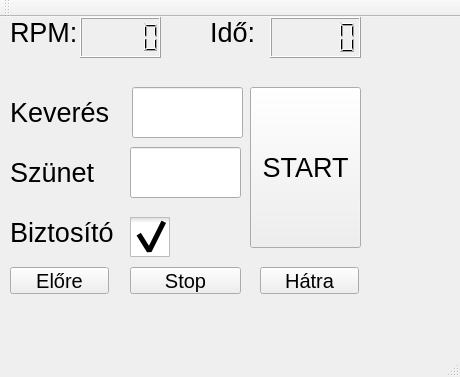
<?xml version="1.0" encoding="UTF-8"?>
<ui version="4.0">
 <class>Palinkafozo</class>
 <widget class="QMainWindow" name="Palinkafozo">
  <property name="geometry">
   <rect>
    <x>0</x>
    <y>0</y>
    <width>460</width>
    <height>377</height>
   </rect>
  </property>
  <property name="font">
   <font>
    <pointsize>20</pointsize>
   </font>
  </property>
  <property name="windowTitle">
   <string>Palinkafozo</string>
  </property>
  <widget class="QWidget" name="centralWidget">
   <widget class="QLCDNumber" name="rpmDisplay">
    <property name="geometry">
     <rect>
      <x>80</x>
      <y>0</y>
      <width>81</width>
      <height>41</height>
     </rect>
    </property>
   </widget>
   <widget class="QLabel" name="rpmLabel">
    <property name="geometry">
     <rect>
      <x>10</x>
      <y>0</y>
      <width>71</width>
      <height>31</height>
     </rect>
    </property>
    <property name="font">
     <font>
      <pointsize>20</pointsize>
     </font>
    </property>
    <property name="text">
     <string>RPM:</string>
    </property>
   </widget>
   <widget class="QLabel" name="mixTimeLabel">
    <property name="geometry">
     <rect>
      <x>10</x>
      <y>80</y>
      <width>111</width>
      <height>31</height>
     </rect>
    </property>
    <property name="font">
     <font>
      <pointsize>20</pointsize>
     </font>
    </property>
    <property name="text">
     <string>Keverés</string>
    </property>
   </widget>
   <widget class="QLineEdit" name="mixTimeInput">
    <property name="geometry">
     <rect>
      <x>132</x>
      <y>70</y>
      <width>111</width>
      <height>51</height>
     </rect>
    </property>
   </widget>
   <widget class="QLineEdit" name="waitTimeInput">
    <property name="geometry">
     <rect>
      <x>130</x>
      <y>130</y>
      <width>111</width>
      <height>51</height>
     </rect>
    </property>
   </widget>
   <widget class="QLabel" name="waitTimeLabel">
    <property name="geometry">
     <rect>
      <x>10</x>
      <y>140</y>
      <width>101</width>
      <height>31</height>
     </rect>
    </property>
    <property name="font">
     <font>
      <pointsize>20</pointsize>
     </font>
    </property>
    <property name="text">
     <string>Szünet</string>
    </property>
   </widget>
   <widget class="QPushButton" name="startButton">
    <property name="geometry">
     <rect>
      <x>250</x>
      <y>70</y>
      <width>111</width>
      <height>161</height>
     </rect>
    </property>
    <property name="text">
     <string>START</string>
    </property>
   </widget>
   <widget class="QPushButton" name="forwardButton">
    <property name="geometry">
     <rect>
      <x>10</x>
      <y>250</y>
      <width>99</width>
      <height>27</height>
     </rect>
    </property>
    <property name="font">
     <font>
      <pointsize>15</pointsize>
     </font>
    </property>
    <property name="text">
     <string>Előre</string>
    </property>
   </widget>
   <widget class="QPushButton" name="stopButton">
    <property name="geometry">
     <rect>
      <x>130</x>
      <y>250</y>
      <width>111</width>
      <height>27</height>
     </rect>
    </property>
    <property name="font">
     <font>
      <pointsize>15</pointsize>
     </font>
    </property>
    <property name="text">
     <string>Stop</string>
    </property>
   </widget>
   <widget class="QPushButton" name="backwardsButton">
    <property name="geometry">
     <rect>
      <x>260</x>
      <y>250</y>
      <width>99</width>
      <height>27</height>
     </rect>
    </property>
    <property name="font">
     <font>
      <pointsize>15</pointsize>
     </font>
    </property>
    <property name="text">
     <string>Hátra</string>
    </property>
   </widget>
   <widget class="QLabel" name="timeLabel">
    <property name="geometry">
     <rect>
      <x>210</x>
      <y>0</y>
      <width>51</width>
      <height>31</height>
     </rect>
    </property>
    <property name="font">
     <font>
      <pointsize>20</pointsize>
     </font>
    </property>
    <property name="text">
     <string>Idő:</string>
    </property>
   </widget>
   <widget class="QLCDNumber" name="timeDisplay">
    <property name="geometry">
     <rect>
      <x>270</x>
      <y>0</y>
      <width>91</width>
      <height>41</height>
     </rect>
    </property>
   </widget>
   <widget class="QCheckBox" name="safetyRevolutionCheck">
    <property name="geometry">
     <rect>
      <x>130</x>
      <y>200</y>
      <width>41</width>
      <height>41</height>
     </rect>
    </property>
    <property name="maximumSize">
     <size>
      <width>250</width>
      <height>250</height>
     </size>
    </property>
    <property name="baseSize">
     <size>
      <width>30</width>
      <height>30</height>
     </size>
    </property>
    <property name="font">
     <font>
      <pointsize>15</pointsize>
     </font>
    </property>
    <property name="styleSheet">
     <string notr="true">QCheckBox::indicator {
     width: 40px;
     height: 40px;
}</string>
    </property>
    <property name="text">
     <string/>
    </property>
    <property name="iconSize">
     <size>
      <width>250</width>
      <height>250</height>
     </size>
    </property>
    <property name="checked">
     <bool>true</bool>
    </property>
   </widget>
   <widget class="QLabel" name="safetyRevCheckLabel">
    <property name="geometry">
     <rect>
      <x>10</x>
      <y>200</y>
      <width>111</width>
      <height>31</height>
     </rect>
    </property>
    <property name="font">
     <font>
      <pointsize>20</pointsize>
     </font>
    </property>
    <property name="text">
     <string>Biztosító</string>
    </property>
   </widget>
  </widget>
  <widget class="QMenuBar" name="menuBar">
   <property name="geometry">
    <rect>
     <x>0</x>
     <y>0</y>
     <width>460</width>
     <height>37</height>
    </rect>
   </property>
  </widget>
  <widget class="QToolBar" name="mainToolBar">
   <attribute name="toolBarArea">
    <enum>TopToolBarArea</enum>
   </attribute>
   <attribute name="toolBarBreak">
    <bool>false</bool>
   </attribute>
  </widget>
  <widget class="QStatusBar" name="statusBar"/>
 </widget>
 <layoutdefault spacing="6" margin="11"/>
 <resources/>
 <connections/>
</ui>
